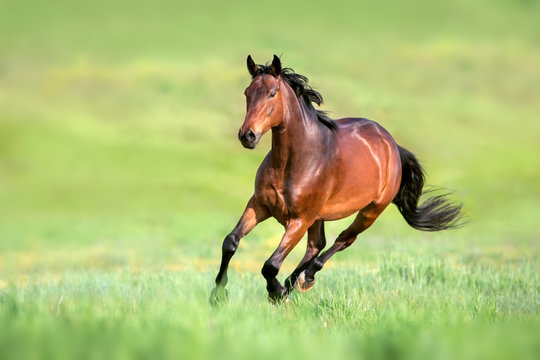
#> input picture data/horse.jpg, 540 x 360 px
$ python or_operation.py
#> lines starting #> are read from the running program, lines starting #| are printed output that depends on the picture; after the words box and inside, x2 and y2 are one past the last pixel; in counts of white or black regions, pixels touching at a corner belong together
# FatheVision AI  code
import cv2


def operation_or(img1, img2):
    """
    Perform OR operation on pair of image bitwise
    Args:
        img1: input image 1
        img2: input image 2

    Returns:
        image with OR operation on given image
    """
    img = cv2.bitwise_or(img1, img2)
    return img


def main():
    image_path = "../data/horse.jpg"
    mask_path = "../data/mask.jpg"

    image = cv2.imread(image_path)
#> image is the input picture: shape (360, 540, 3); mean B, G, R 115, 190.9, 174.8
    mask = cv2.imread(mask_path)
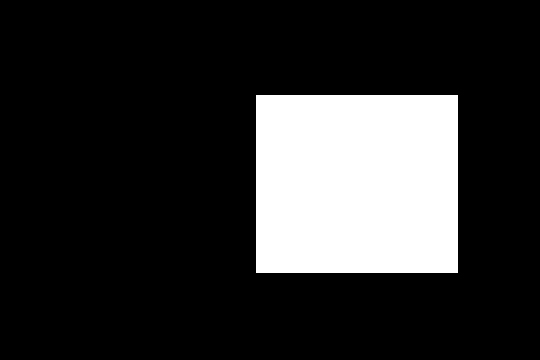
#> input picture data/mask.jpg, 540 x 360 px
#> mask is the input picture: shape (360, 540, 3); 18.5% white; 1 white region, box (x1, y1, x2, y2) and area: (256, 95, 458, 273) 35956

    image = operation_or(image, mask)
#> in operation_or, `img = cv2.bitwise_or(img1, img2)`:
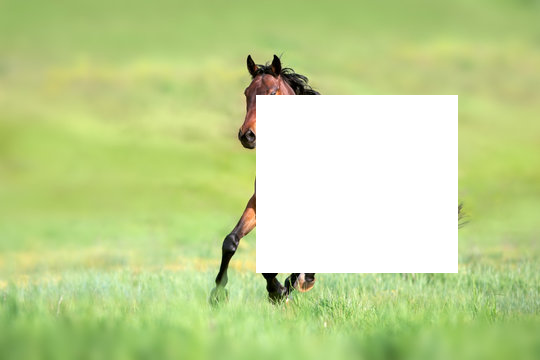
#> img: shape (360, 540, 3); mean B, G, R 144.8, 211.8, 191.8

    cv2.imshow('Image', image)
    cv2.waitKey(0)
    cv2.destroyAllWindows()


if __name__ == "__main__":
    main()
